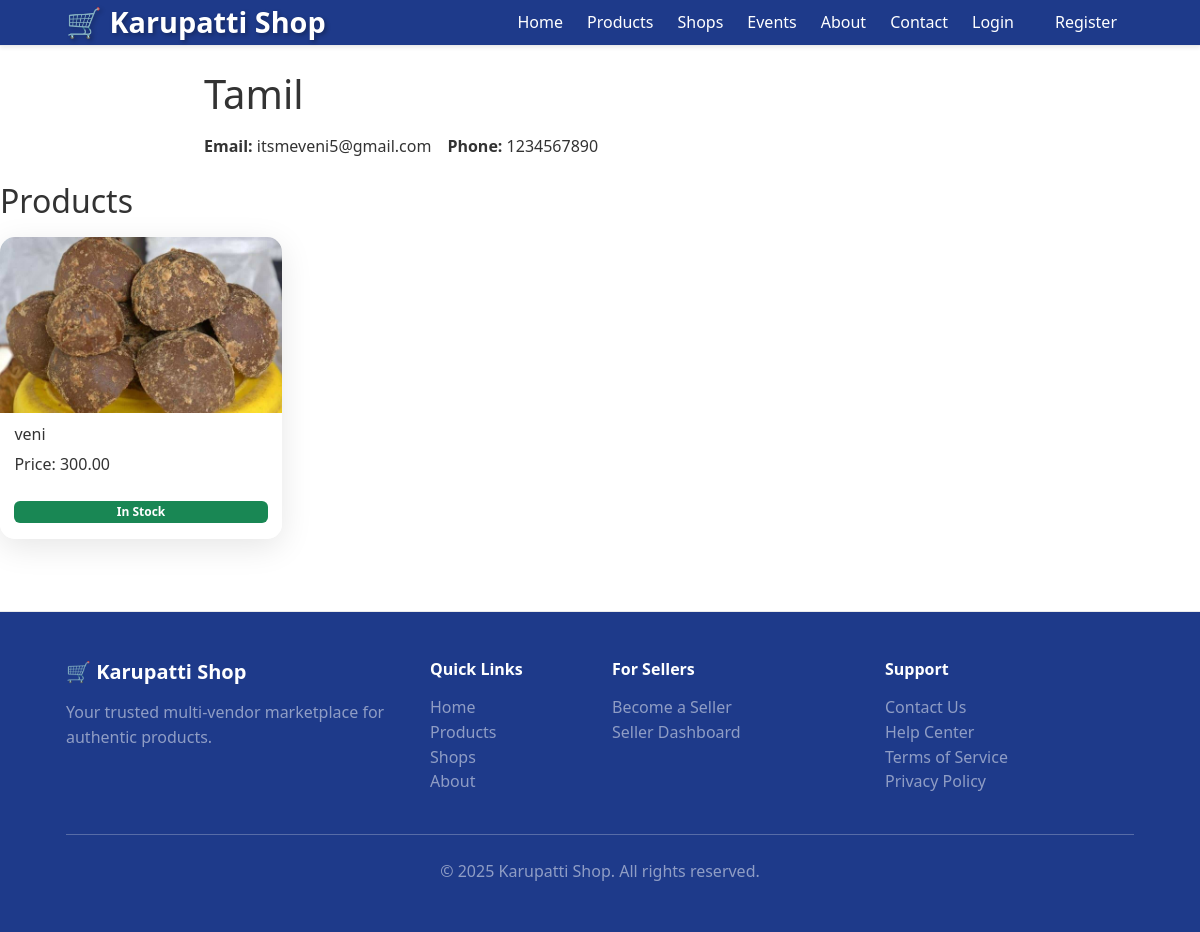
Page /shops/tamil/ on the committed database.
### shops/models.py (models this page shows, shortened)
class Shop(models.Model):
    owner = models.OneToOneField(CustomUser, on_delete=models.CASCADE, related_name='shop')
    name = models.CharField(max_length=200)
    slug = models.SlugField(max_length=200, unique=True)
    description = models.TextField(blank=True, null=True)
    logo = models.ImageField(upload_to='shops/logos/', blank=True, null=True)
    banner = models.ImageField(upload_to='shops/banners/', blank=True, null=True)
    email = models.EmailField()
    phone = models.CharField(max_length=20)
    address = models.TextField()
    is_active = models.BooleanField(default=True)
    is_verified = models.BooleanField(default=False)
    created_at = models.DateTimeField(auto_now_add=True)
    updated_at = models.DateTimeField(auto_now=True)
    class Meta:
        ordering = ['-created_at']

### store/models.py (models this page shows, shortened)
class Product(models.Model):
    shop = models.ForeignKey(Shop, on_delete=models.CASCADE, related_name='products')
    category = models.ForeignKey(Category, on_delete=models.SET_NULL, null=True, blank=True, related_name='products')
    name = models.CharField(max_length=200)
    slug = models.SlugField(max_length=200, unique=True)
    description = models.TextField(blank=True, null=True)
    price = models.DecimalField(max_digits=10, decimal_places=2)
    stock = models.PositiveIntegerField(default=0)
    image = models.ImageField(upload_to='products/', blank=True, null=True)
    is_active = models.BooleanField(default=True)
    is_featured = models.BooleanField(default=False)
    created_at = models.DateTimeField(auto_now_add=True)
    updated_at = models.DateTimeField(auto_now=True)
    class Meta:
        ordering = ['-created_at']
    @property
    def in_stock(self):
        return self.stock > 0

### shops/views.py (the view)
# urls.py: path('<slug:slug>/', views.shop_detail_view, name='shop_detail'),
def shop_detail_view(request, slug):
    shop = get_object_or_404(Shop, slug=slug, is_active=True)
    products = shop.products.filter(is_active=True)[:12]
    context = {
        'shop': shop,
        'products': products,
    }
    return render(request, 'shops/shop_detail.html', context)

### wishlist/context_processors.py (called while the page is built)
def wishlist_count(request):
    if request.user.is_authenticated:
        try:
            wishlist = Wishlist.objects.get(user=request.user)
            return {'wishlist_count': wishlist.item_count}
        except Wishlist.DoesNotExist:
            return {'wishlist_count': 0}
    return {'wishlist_count': 0}

### templates/shops/shop_detail.html (shortened to what this page needs)
{% extends 'base.html' %}
{% block content %}
<div class="row mb-4">
    <div class="col-md-2">
    </div>
    <div class="col-md-10">
        <h1>{{ shop.name }}</h1>
        <div class="d-flex gap-3">
            <span><strong>Email:</strong> {{ shop.email }}</span>
            <span><strong>Phone:</strong> {{ shop.phone }}</span>
        </div>
    </div>
</div>
<h2 class="mb-3">Products</h2>
<div class="row">
    {% for product in products %}
    <div class="col-md-3 mb-4">
        <div class="card h-100">
            {% if product.image %}
            <img src="{{ product.image.url }}" class="card-img-top" alt="{{ product.name }}">
            {% endif %}
            <div class="card-body">
                <h5 class="card-title">{{ product.name }}</h5>
                <p class="card-text">Price: {{ product.price }}</p>
                {% if product.in_stock %}
                <span class="badge bg-success">In Stock</span>
                {% else %}
                <span class="badge bg-danger">Out of Stock</span>
                {% endif %}
            </div>
        </div>
    </div>
    {% empty %}
    <div class="col-md-12">
        <p class="text-muted">No products available yet.</p>
    </div>
    {% endfor %}
</div>
{% endblock %}

### static/css/styles.css (style rules this page uses)
:root { --color-primary: #6b4f2a; --color-bg: #f8f5f1; --color-text: #111111; --color-muted: #666666; --color-accent: #c68642; --radius: 0.5rem; }
* { box-sizing: border-box; }
html, body { padding: 0; margin: 0; background: var(--color-bg); color: var(--color-text); font-family: ui-sans-serif, system-ui, -apple-system, Segoe UI, Roboto, Arial, "Apple Color Emoji", "Segoe UI Emoji"; line-height: 1.55; }
.card { background: #fff; border: 1px solid #eaeaea; border-radius: var(--radius); overflow: hidden; display: flex; flex-direction: column; }
.card img { display: block; width: 100%; height: auto; background: #fafafa; }
.card-body { padding: .75rem .9rem 1rem; display: flex; flex-direction: column; gap: .5rem; }
.card-title { margin: 0; font-size: 1rem; }

### templates/base.html (style rules this page uses)
:root { --primary-gradient: linear-gradient(135deg, #667eea 0%, #764ba2 100%); --secondary-gradient: linear-gradient(135deg, #f093fb 0%, #f5576c 100%); --dark-blue: #1e3a8a; --success-gradient: linear-gradient(135deg, #11998e 0%, #38ef7d 100%); }
* { transition: all 0.3s cubic-bezier(0.4, 0, 0.2, 1); }
body { background: white; min-height: 100vh; color: #333; animation: fadeIn 0.5s ease-in; }
.card { background: rgba(255, 255, 255, 0.95); border: none; border-radius: 15px; box-shadow: 0 8px 32px rgba(0,0,0,0.1); color: #333; animation: scaleIn 0.5s ease-out; overflow: hidden; }
.badge { font-weight: 600; padding: 5px 10px; animation: scaleIn 0.3s ease-out; }
img { transition: transform 0.5s ease, filter 0.3s ease; max-width: 100%; height: auto; }

### rows in the picture
Shop: name "Tamil", email "itsmeveni5@gmail.com", phone "1234567890"
Product: image (picture), name "veni", price "300.00", stock "In Stock"
